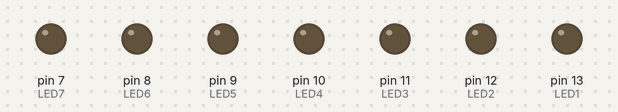
Recording of a sketch running on a simulated Arduino Uno, built with avr-gcc and run on an emulated ATmega328P. Parts: output pins drawn as LEDs (lit = HIGH).

Above: at 0.05 s.
At 1.9 s:
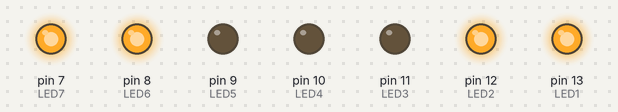
Timing chart, 0 to 3.5 s (numbered marks = the images above):
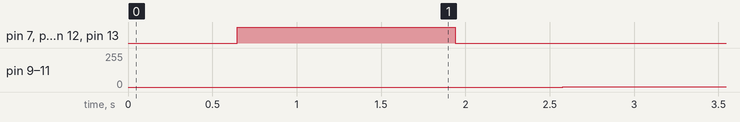

The sketch:

sketch_may9b-breathinglightsequence.ino
```cpp
int LED1 = 13;
int LED2 = 12;
int LED3 = 11;
int LED4 = 10;
int LED5 = 9;
int LED6 = 8;
int LED7 = 7;

void setup() {
  pinMode(LED1, OUTPUT);
  pinMode(LED2, OUTPUT);
  pinMode(LED3, OUTPUT);
  pinMode(LED4, OUTPUT);
  pinMode(LED5, OUTPUT);
  pinMode(LED6, OUTPUT);
  pinMode(LED7, OUTPUT);
}

void loop() {
  // Breathe effect for all LEDs simultaneously
  for (int i = 0; i < 255; i++) {
    analogWrite(LED1, i);
    analogWrite(LED2, i);
    analogWrite(LED3, i);
    analogWrite(LED4, i);
    analogWrite(LED5, i);
    analogWrite(LED6, i);
    analogWrite(LED7, i);
    delay(5);
  }
  for (int i = 255; i > 0; i--) {
    analogWrite(LED1, i);
    analogWrite(LED2, i);
    analogWrite(LED3, i);
    analogWrite(LED4, i);
    analogWrite(LED5, i);
    analogWrite(LED6, i);
    analogWrite(LED7, i);
    delay(5);
  }

  delay(500); // Pause before repeating
}
```

Measured:
- by itself, pin 7 (LED7), pin 8 (LED6), pin 12 (LED2), pin 13 (LED1): alternates HIGH for 1.3 s and LOW for 1.8 s
- by itself, pin 9 (LED5), pin 10 (LED4), pin 11 (LED3): 0/255 → 1/255 at 2.6 s
